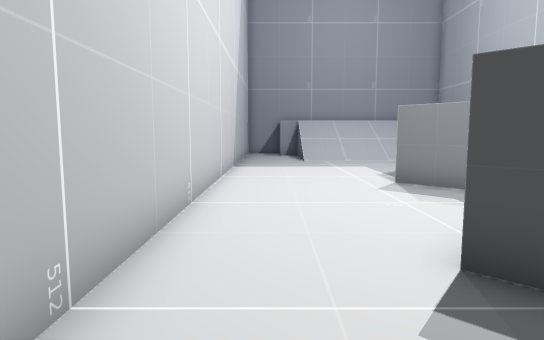
View 1 (above)

13 first-person views from a walk through a 3-D level made in the Unity game engine. The camera is 1.3 m above the floor, tilts 6° down and sees 75° across. The floor is counted in squares, 1 m on a side. Each view is taken from the middle of a square. On the plan, view 1 faces up. The plan holds only what a view shows up to about 15 squares ahead; the rest is blank. The place goes on beyond the plan. The player character is not drawn.

View 2
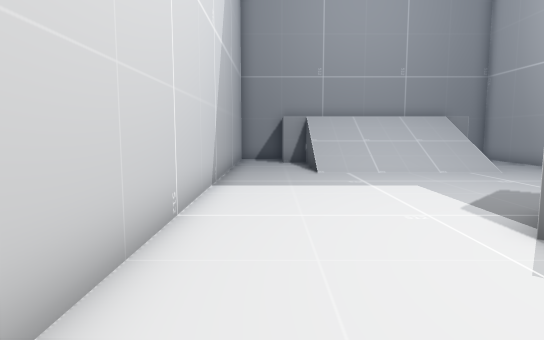

View 3
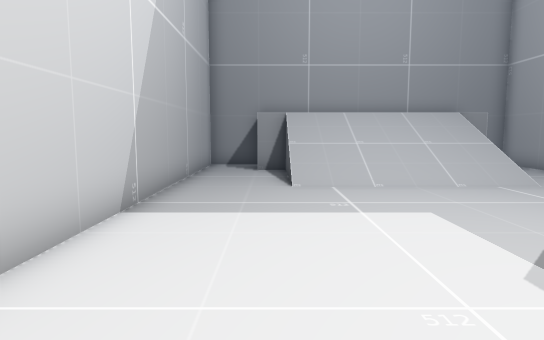

View 4
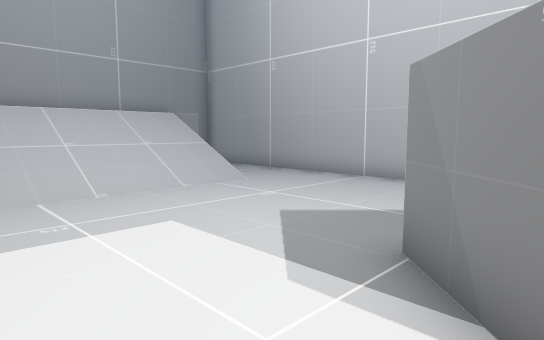

View 5
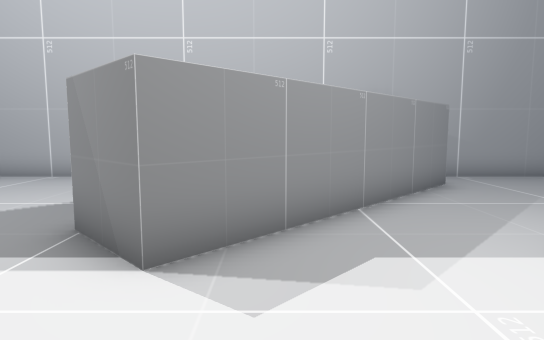

View 6
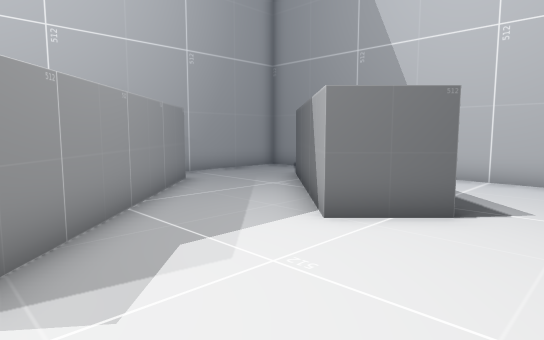

View 7
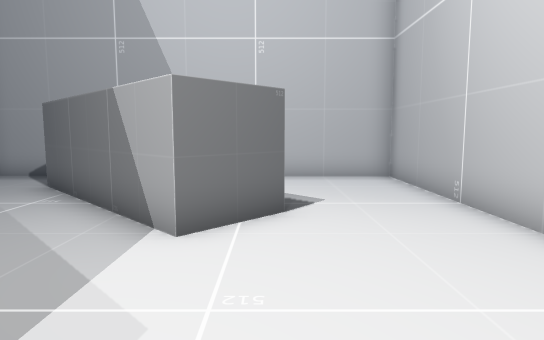

View 8
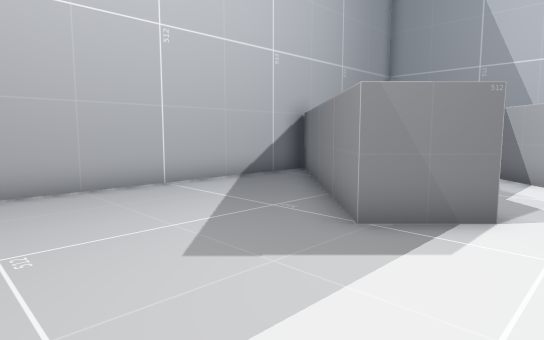

View 9
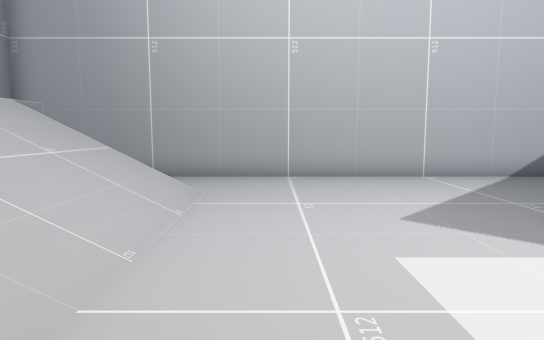

View 10
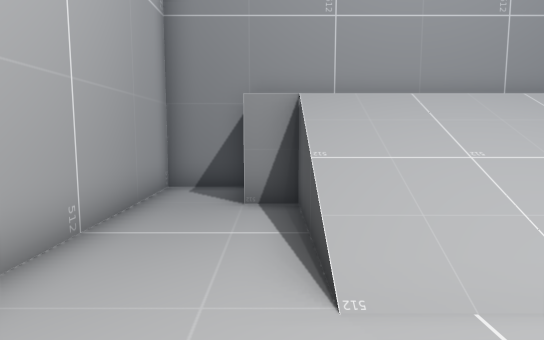

View 11
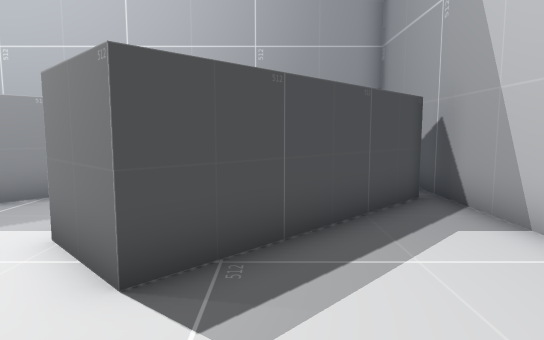

View 12
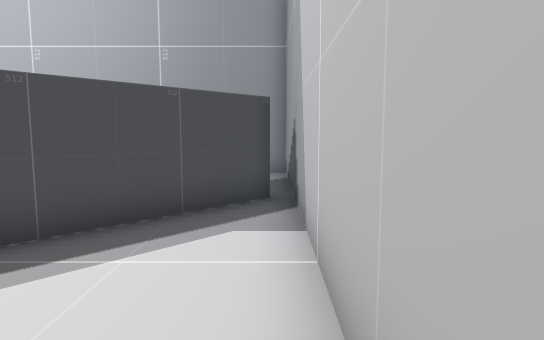

View 13
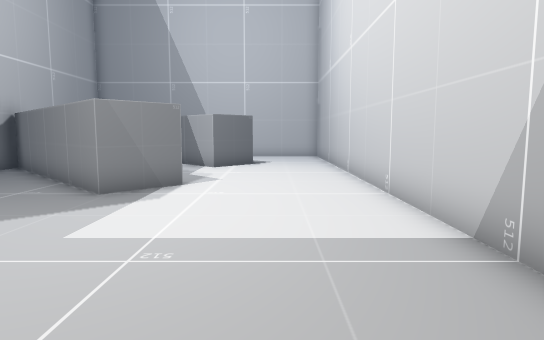

### Floor plan
Key: @ floor where view 1 was taken; # wall or solid block; x gap in a wall; . floor; / step, stairs or slope.
Columns run from 2 left of view 1 to 11 right of it. Each row starts with its distance up from view 1.
 23 ##############
 22 #..          #
 21 #..         .#
 20 #...//////  .#
 19 #...////// ..#
 18 #...//////...#
 17 #...//////...#
 16 #............#
 15 #............#
 14 #............#
 13 #............#
 12 #............#
 11 #............#
 10 #.....##.....#
  9 #.....###....#
  8 #.....####...#
  7 #......####..#
  6 #.......####.#
  5 #........#####
  4 #....##....#
  3 #...####.....#
  2 #....####....#
  1 #.....####...#
  0 #.@....###...#
 -1 #.......x....#
 -2 ##############

Positions as (right, up) in squares from view 1, and headings:
1: (0, 0), facing up
2: (0, 5), facing up
3: (1, 8), facing up
4: (1, 9), facing up-right
5: (0, 8), facing right
6: (0, 9), facing down-right
7: (2, 9), facing down
8: (2, 15), facing down-right
9: (0, 15), facing right
10: (1, 14), facing up
11: (-1, 2), facing right
12: (-1, -1), facing right
13: (1, 18), facing down
